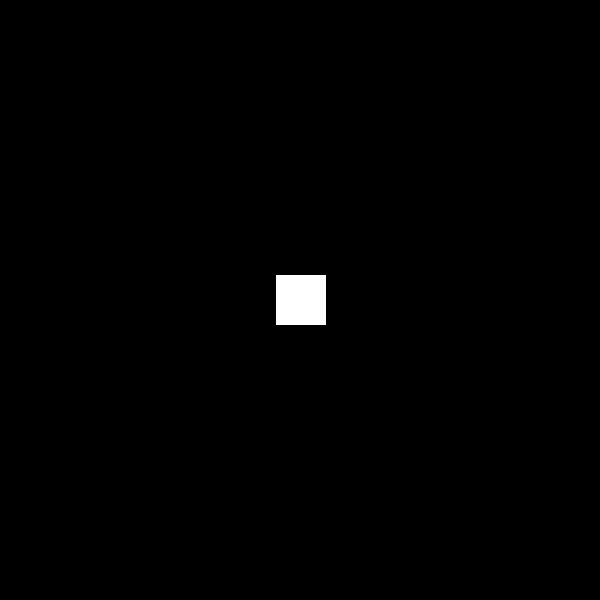
Frame 1 (no input)
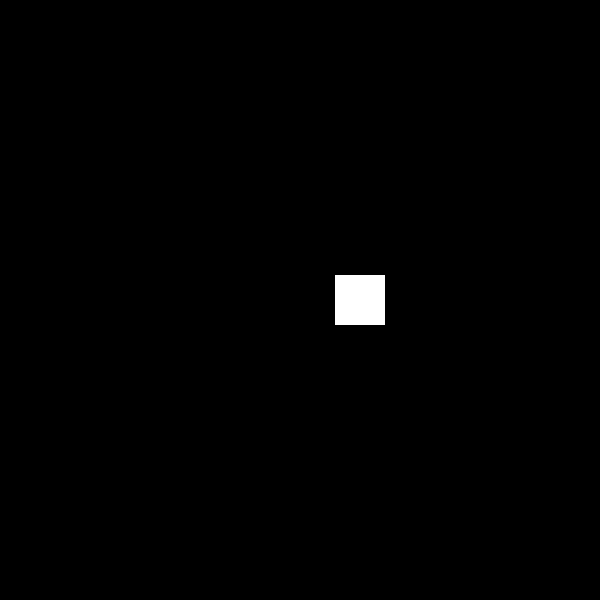
Frame 60 (no input)
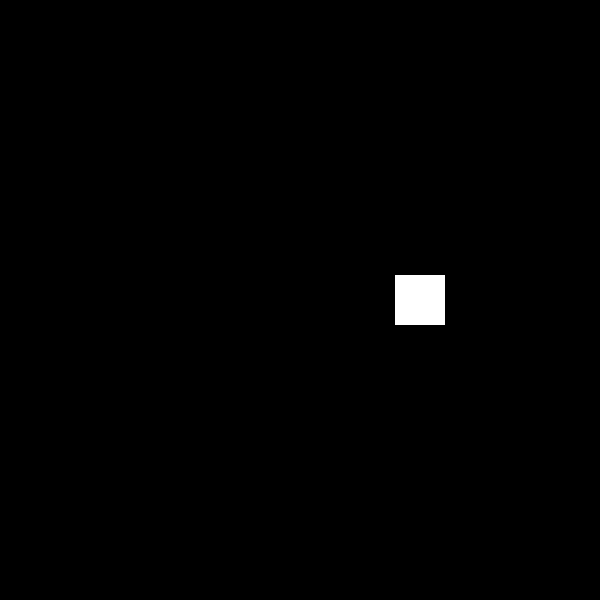
Frame 120 (the mouse pressed at the canvas centre since frame 60)

The p5.js sketch that drew these frames (run headless with seeded random() and noise() and a simulated clock; from frame 60 on, the mouse is pressed at the canvas centre):

// p5.js sketch
// ── sketch.js
//  This was adapted from Dan Shiffman's Coding Train
//  See links 3.1, 3.2, 3.3
//  https://www.youtube.com/playlist?list=PLRqwX-V7Uu6Zy51Q-x9tMWIv9cueOFTFA

let boxX = 300;
let speedX = 1;

function setup() {
  createCanvas(600, 600);
}

function draw() {
  background(0);
  rectMode(CENTER);

  fill(255)
  noStroke()
  push()
  if (boxX > width || boxX < 0) {
    speedX = speedX*-1;
  }
  boxX = boxX + speedX;
  translate(boxX, 300, 50)
  rect(0, 0, 50, 50);
  pop()
}
